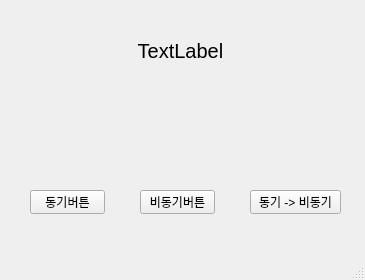
<?xml version="1.0" encoding="UTF-8"?>
<ui version="4.0">
 <class>MainWindow</class>
 <widget class="QMainWindow" name="MainWindow">
  <property name="geometry">
   <rect>
    <x>0</x>
    <y>0</y>
    <width>365</width>
    <height>280</height>
   </rect>
  </property>
  <property name="windowTitle">
   <string>MainWindow</string>
  </property>
  <widget class="QWidget" name="centralwidget">
   <widget class="QPushButton" name="btnSync">
    <property name="geometry">
     <rect>
      <x>30</x>
      <y>190</y>
      <width>75</width>
      <height>24</height>
     </rect>
    </property>
    <property name="text">
     <string>동기버튼</string>
    </property>
   </widget>
   <widget class="QPushButton" name="btnAsync">
    <property name="geometry">
     <rect>
      <x>140</x>
      <y>190</y>
      <width>75</width>
      <height>24</height>
     </rect>
    </property>
    <property name="text">
     <string>비동기버튼</string>
    </property>
   </widget>
   <widget class="QLabel" name="label">
    <property name="geometry">
     <rect>
      <x>40</x>
      <y>20</y>
      <width>281</width>
      <height>61</height>
     </rect>
    </property>
    <property name="font">
     <font>
      <pointsize>15</pointsize>
     </font>
    </property>
    <property name="text">
     <string>TextLabel</string>
    </property>
    <property name="alignment">
     <set>Qt::AlignmentFlag::AlignCenter</set>
    </property>
   </widget>
   <widget class="QPushButton" name="btnSync2Async">
    <property name="geometry">
     <rect>
      <x>250</x>
      <y>190</y>
      <width>91</width>
      <height>24</height>
     </rect>
    </property>
    <property name="text">
     <string>동기 -&gt; 비동기</string>
    </property>
   </widget>
  </widget>
  <widget class="QMenuBar" name="menubar">
   <property name="geometry">
    <rect>
     <x>0</x>
     <y>0</y>
     <width>365</width>
     <height>30</height>
    </rect>
   </property>
  </widget>
  <widget class="QStatusBar" name="statusbar"/>
 </widget>
 <resources/>
 <connections/>
</ui>
